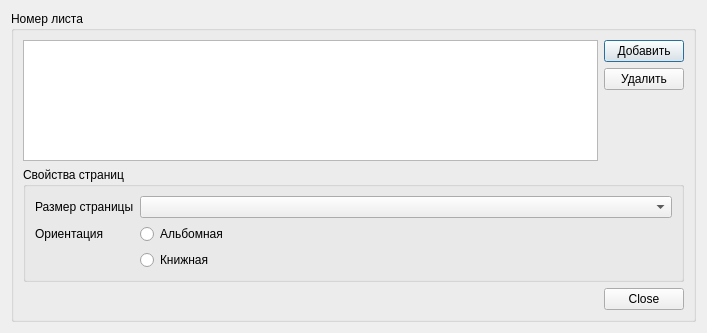
<?xml version="1.0" encoding="UTF-8"?>
<ui version="4.0">
 <class>CanvasPropertiesDialog</class>
 <widget class="QDialog" name="CanvasPropertiesDialog">
  <property name="geometry">
   <rect>
    <x>0</x>
    <y>0</y>
    <width>707</width>
    <height>333</height>
   </rect>
  </property>
  <property name="windowTitle">
   <string>Свойства страниц</string>
  </property>
  <layout class="QVBoxLayout" name="verticalLayout">
   <item>
    <widget class="QGroupBox" name="groupBox">
     <property name="title">
      <string>Номер листа</string>
     </property>
     <layout class="QVBoxLayout" name="verticalLayout_2">
      <item>
       <layout class="QHBoxLayout" name="horizontalLayout_3">
        <item>
         <widget class="QListWidget" name="canvasNo">
          <property name="selectionMode">
           <enum>QAbstractItemView::SingleSelection</enum>
          </property>
          <property name="iconSize">
           <size>
            <width>64</width>
            <height>64</height>
           </size>
          </property>
          <property name="flow">
           <enum>QListView::LeftToRight</enum>
          </property>
         </widget>
        </item>
        <item>
         <layout class="QVBoxLayout" name="verticalLayout_4">
          <item>
           <widget class="QPushButton" name="addButton">
            <property name="text">
             <string>Добавить</string>
            </property>
           </widget>
          </item>
          <item>
           <widget class="QPushButton" name="delButton">
            <property name="text">
             <string>Удалить</string>
            </property>
           </widget>
          </item>
          <item>
           <spacer name="verticalSpacer">
            <property name="orientation">
             <enum>Qt::Vertical</enum>
            </property>
            <property name="sizeHint" stdset="0">
             <size>
              <width>20</width>
              <height>40</height>
             </size>
            </property>
           </spacer>
          </item>
         </layout>
        </item>
       </layout>
      </item>
      <item>
       <widget class="QGroupBox" name="groupBox_2">
        <property name="title">
         <string>Свойства страниц</string>
        </property>
        <layout class="QFormLayout" name="formLayout">
         <item row="0" column="0">
          <widget class="QLabel" name="label">
           <property name="text">
            <string>Размер страницы</string>
           </property>
          </widget>
         </item>
         <item row="0" column="1">
          <widget class="QComboBox" name="pageSize"/>
         </item>
         <item row="1" column="0">
          <widget class="QLabel" name="label_2">
           <property name="text">
            <string>Ориентация</string>
           </property>
          </widget>
         </item>
         <item row="1" column="1">
          <widget class="QRadioButton" name="landscapeOrientation">
           <property name="text">
            <string>Альбомная</string>
           </property>
          </widget>
         </item>
         <item row="2" column="1">
          <widget class="QRadioButton" name="portraitOrientation">
           <property name="text">
            <string>Книжная</string>
           </property>
          </widget>
         </item>
        </layout>
       </widget>
      </item>
      <item>
       <spacer name="verticalSpacer_2">
        <property name="orientation">
         <enum>Qt::Vertical</enum>
        </property>
        <property name="sizeHint" stdset="0">
         <size>
          <width>20</width>
          <height>40</height>
         </size>
        </property>
       </spacer>
      </item>
      <item>
       <widget class="QDialogButtonBox" name="buttonBox">
        <property name="orientation">
         <enum>Qt::Horizontal</enum>
        </property>
        <property name="standardButtons">
         <set>QDialogButtonBox::Close</set>
        </property>
       </widget>
      </item>
     </layout>
    </widget>
   </item>
  </layout>
 </widget>
 <resources/>
 <connections/>
</ui>
